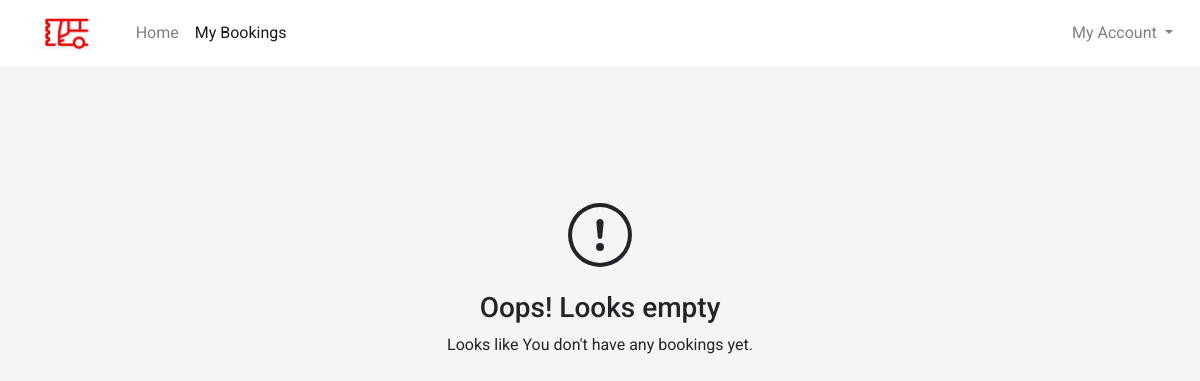
/flight/bookings (signed in), run on an earlier commit of the app's database.
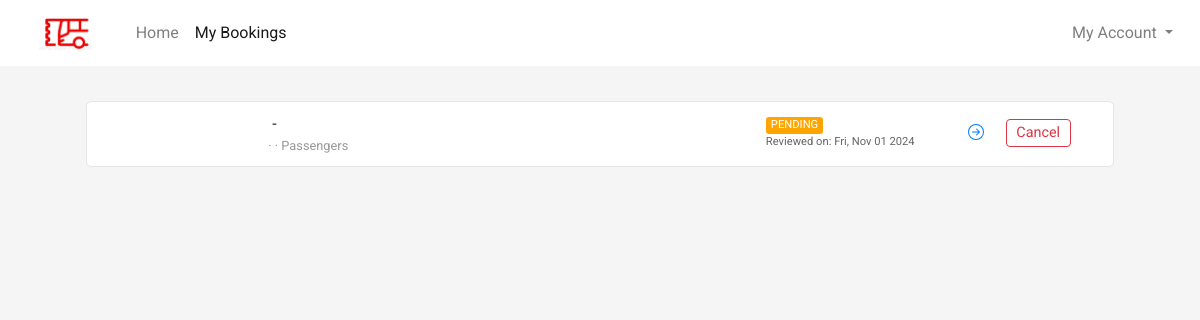
And on a later commit of the database.
### flight/models.py (models this page shows, shortened)
class Ticket(models.Model):
    user = models.ForeignKey(
        User, on_delete=models.CASCADE, related_name="bookings", blank=True, null=True
    )
    num_passenger = models.IntegerField(null=True)
    bus = models.ForeignKey(
        Bus, on_delete=models.CASCADE, related_name="tickets", blank=True, null=True
    )
    seats = models.ManyToManyField(Seat, related_name="tickets")
    bus_date = models.DateField(blank=True, null=True)
    bus_fare = models.FloatField(blank=True, null=True)
    other_charges = models.FloatField(blank=True, null=True)
    coupon_used = models.CharField(max_length=15, blank=True)
    coupon_discount = models.FloatField(default=0.0)
    total_fare = models.FloatField(blank=True, null=True)
    seat_class = models.CharField(max_length=20, choices=SEAT_CLASS)
    booking_date = models.DateTimeField(default=timezone.now)
    mobile = models.CharField(max_length=20, blank=True)
    email = models.EmailField(max_length=45, blank=True)
    status = models.CharField(max_length=45, choices=TICKET_STATUS)

### flight/views.py (the view)
# urls.py: path("flight/bookings", views.bookings, name="bookings"),
def bookings(request):
    if request.user.is_authenticated:
        tickets = Ticket.objects.filter(user=request.user).order_by("-booking_date")
        return render(
            request, "flight/bookings.html", {"page": "bookings", "tickets": tickets}
        )
    else:
        return HttpResponseRedirect(reverse("login"))

### flight/templates/flight/bookings.html (shortened to what this page needs)
{% extends 'flight/layout.html' %}
{% load static %}
{% block head %}
    <link rel="stylesheet" href="{% static 'css/bookings_style.css' %}">
{% endblock head %}
{% block body %}
    <section class="section section1">
        <div class="container">
            {% if tickets %}
                {% for ticket in tickets %}
                    <div class="row each-booking-div" id="{{ticket.ref_no}}">
                        <div class="col-2" style="display: flex;">
                            <div style="display: flex; color: #666666; margin-top: auto;">
                                <div style="font-size: smaller; display: flex; margin: auto 0; padding-left: 5px; line-height: 1em;">
                                </div>
                            </div>
                        </div>
                        <div class="col-4 middle-div">
                            <div style="width:100%">
                                <div class="row places-div" style=" display: flex;">
                                    <div>&nbsp;-&nbsp;</div>
                                </div>
                                <div class="row places-div" style="font-size: .8em; color: #999999; ">
                                    <div style="max-width: 100%;">{{ticket.flight.airline}} &middot; {{ticket.flight.plane}} &middot; {{ticket.passengers.count}} Passengers</div>
                                </div>
                            </div>
                        </div>
                        <div class="col-2 middle-div">
                        </div>
                        <div class="col-2 middle-div">
                            <div>
                                <div class="row status-div">
                                    {% if ticket.status == 'PENDING' %}
                                        <div class="orange">{{ticket.status}}</div>
                                    {% endif %}
                                </div>
                                <div class="row booking-date-div" style="font-size: .7em; color: #666;">
                                    {% if ticket.status == 'PENDING' %}
                                        Reviewed on: {{ticket.booking_date | date:"D, M d Y"}}
                                    {% endif %}
                                </div>
                            </div>
                        </div>
                        <div class="col-2 last-div">
                            <div>
                                <div class="ticket-action-div">
                                    {% if ticket.status == 'PENDING' %}
                                        <form action="{% url 'resumebooking' %}" method="POST">
                                            <button type="submit" class="btn btn-outline-primary btnp rbtn">
                                            </button>
                                        </form>
                                        <button type="button" class="btn btn-outline-danger btnp cbtn" data-ref="{{ticket.ref_no}}" onclick="popup(this)">Cancel</button>
                                    {% endif %}
                                </div>
                            </div>
                        </div>
                    </div>
                {% endfor %}
            {% else %}
                <div style="height: 100%; width:100%; padding: 10%;">
                    <div style="text-align: center; margin: auto;">
                        <br><br>
                        <h3>Oops! Looks empty</h3>
                        <p>
                            Looks like You don't have any bookings yet.
                        </p>
                    </div>
                </div>
            {% endif %}
        </div>
    </section>
{% endblock %}

### flight/templates/flight/layout.html (shortened to what this page needs)
{% load static %}
<!DOCTYPE html>
<html lang="en">
<head>
  <link rel="stylesheet" href="https://stackpath.bootstrapcdn.com/bootstrap/4.4.1/css/bootstrap.min.css">
  <link rel="stylesheet" href="https://use.typekit.net/cav5lva.css">
  <link rel="stylesheet" href="{% static 'css/layout_style.css' %}">
  {% block head %}
  {% endblock %}
</head>
<body>
  <div class="container-fluid">
    <nav class="navbar navbar-expand-lg navbar-light">
      <a class="navbar-brand" href="{% url 'index' %}">
          <img src="{% static 'img/icon_logo1.png' %}" height="34" alt="">
      </a>
      <div class="collapse navbar-collapse" id="navbarSupportedContent">
        <ul class="navbar-nav mr-auto">
          <li class="nav-item {% if not page %}active{% endif %}">
            <a class="nav-link" href="{% url 'index' %}">Home</a>
          </li>
          <li class="nav-item {% if page == 'bookings' %}active{% endif %}">
            <a class="nav-link" href="{% url 'bookings' %}">My Bookings</a>
          </li>
        </ul>
        <ul class="navbar-nav">
          {% if not user.is_authenticated %}
            <li class="nav-item">
              <button class="btn btn-outline-danger" style="border-radius: 25rem;" onclick="window.location.href = '/login';">
                <svg width="1.1em" height="1.1em" viewBox="0 1.5 16 16" class="bi bi-person-fill" fill="currentColor" xmlns="http://www.w3.org/2000/svg">
                  <path fill-rule="evenodd" d="M3 14s-1 0-1-1 1-4 6-4 6 3 6 4-1 1-1 1H3zm5-6a3 3 0 1 0 0-6 3 3 0 0 0 0 6z"/>
                </svg>
                Login
              </button>
            </li>
          {% else %}
            <li class="nav-item dropdown my-account">
              <a class="nav-link dropdown-toggle" href="#" id="navbarDropdown" role="button" data-toggle="dropdown" aria-haspopup="true" aria-expanded="false">
                My Account
              </a>
            </li>
          {% endif %}
        </ul>
      </div>
    </nav>
    <main>
      {% block body %}{% endblock %}
    </main>
  </div>
</body>
</html>

### flight/static/css/layout_style.css (style rules this page uses)
body { margin: 0px; padding: 0px; font-family: "Rubik", sans-serif; font-weight: normal; font-style: normal; min-width: 250px; }
.container-fluid { padding-left: 0px; padding-right: 0px; }
.navbar { padding: 0.7rem 1.2rem; background-color: #fff; transition-duration: 0.2s; }
.section { background-size: cover; background-position: center; background-repeat: no-repeat; padding: 30px 50px; min-height: 100vh; }

### flight/static/css/bookings_style.css (style rules this page uses)
* { font-family: 'Roboto', sans-serif; }
body { background-color: #f5f5f5; word-wrap: break-word; }
.container { cursor: pointer; }
.each-booking-div { width: 96%; margin: 5px auto 8px auto; transition-duration: .4s; padding: 10px 15px; background-color: #fff; border: 1px solid #e6e6e6; border-radius: 5px; }
.btnp { padding: .15rem .6rem; font-size: .9em; margin-top: 3px; margin-bottom: 5px; }
.each-booking-div > div { display: flex; overflow: auto; }
.each-booking-div > div > div { margin-top: auto; margin-bottom: auto; width: 100%; }
.green, .red, .orange { border-radius: 3px; color: white; padding-left: 5px; padding-right: 5px; font-size: .7em; }
.orange { background-color: orange; }
.ticket-action-div { display: flex; justify-content: space-evenly; }
.pbtn, .rbtn { border: 0; }

What changed in the data, as far as the page shows it:
added Ticket: status "PENDING", booking_date "Fri, Nov 01 2024"
Also different on the page:
text no longer shown: "Oops! Looks empty Looks like You don't have any bookings yet."
